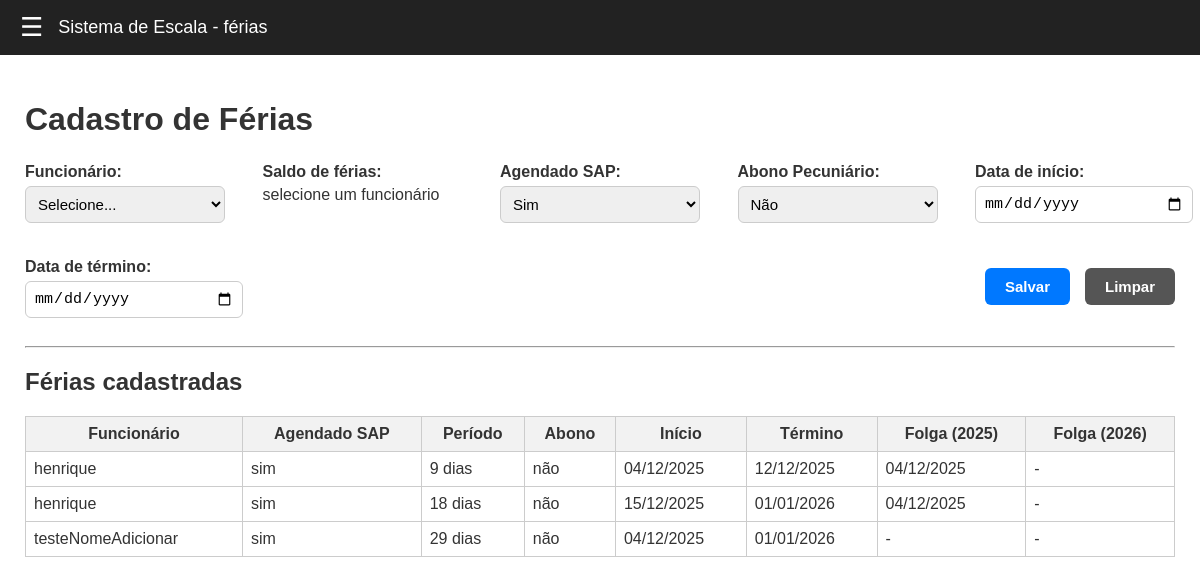
The page / on the database its author committed.
### tables this page shows
CREATE TABLE ferias (
            id INTEGER PRIMARY KEY AUTOINCREMENT,
            funcionario_id INTEGER NOT NULL,
            agendado_sap TEXT CHECK(agendado_sap IN ('sim', 'não')) DEFAULT 'não',
            periodo_dias INTEGER NOT NULL,
            abono_peculiario TEXT CHECK(abono_peculiario IN ('sim', 'não')) DEFAULT 'não',
            data_inicio TEXT NOT NULL,
            data_fim TEXT NOT NULL,
            folga_assiduidade_ano_anterior TEXT,
            folga_assiduidade_ano TEXT,
            cor TEXT,
            FOREIGN KEY (funcionario_id) REFERENCES funcionarios(id)
        );

CREATE TABLE funcionarios (
            id INTEGER PRIMARY KEY AUTOINCREMENT,
            nome TEXT NOT NULL
        );

### routes/ferias_routes.py (the view)
@ferias_bp.route("/")
def pagina_inicial():
    ano_atual = datetime.now().year
    ano_proximo = ano_atual + 1
    funcionarios = listar_funcionarios()
    ferias = listar_ferias(ano_atual, ano_proximo)
    funcionarios_saldo = []
    for f in funcionarios:
        saldo = 30 - total_dias_ferias(f[0])
        funcionarios_saldo.append((f[0], f[1], saldo))
    return render_template(
        "index.html",
        funcionarios=funcionarios_saldo,
        ferias=ferias,
        ano_atual=ano_atual,
        ano_proximo=ano_proximo
    )

### database.py (called while the page is built)
def get_connection():
    return sqlite3.connect(DB_NAME)

### services/ferias_service.py (called while the page is built)
def formatar_data(data_str):
    if not data_str:
        return None
    ano, mes, dia = data_str.split("-")
    return f"{dia}/{mes}/{ano}"

def total_dias_ferias(funcionario_id):
    conn = get_connection()
    cursor = conn.cursor()
    cursor.execute("""
        SELECT SUM(periodo_dias)
        FROM ferias
        WHERE funcionario_id = ?
    """, (funcionario_id,))
    total = cursor.fetchone()[0]
    conn.close()
    return total or 0

### services/funcionario_service.py (called while the page is built)
def listar_funcionarios():
    conn = get_connection()
    cursor = conn.cursor()
    cursor.execute("SELECT id, nome FROM funcionarios ORDER BY nome;")
    dados = cursor.fetchall()
    conn.close()
    return dados

### templates/index.html (shortened to what this page needs)
{% extends "base.html" %}
{% block content %}
<h1>Cadastro de Férias</h1>
<form action="/adicionar-ferias" method="POST" class="form-section" id="formFerias">
    <div class="form-group">
        <label>Funcionário:</label>
        <select name="funcionario_id" id="funcionario_id" required>
            <option value="">Selecione...</option>
        </select>
    </div>
    <div class="form-group">
        <label id="label_saldo">Saldo de férias:</label>
        <span id="span_saldo">selecione um funcionário</span>
    </div>
    <div class="form-group">
        <label>Agendado SAP:</label>
        <select name="agendado_sap" id="agendado_sap">
            <option value="sim">Sim</option>
        </select>
    </div>
    <div class="form-group">
        <label>Abono Pecuniário:</label>
        <select name="abono_peculiario" id="abono_peculiario">
            <option value="não" selected>Não</option>
        </select>
    </div>
    <div class="form-group">
        <label>Data de início:</label>
        <input type="date" name="inicio" id="inicio" required>
    </div>
    <div class="form-group">
        <label>Data de término:</label>
        <input type="date" name="fim" id="fim" required>
    </div>
    <div class="form-buttons">
        <button type="submit" id="btnSubmit" class="btn">Salvar</button>
        <button type="button" class="btn-secondary" onclick="limparFormulario()">Limpar</button>
    </div>
</form>
<hr>
<h2>Férias cadastradas</h2>
<table class="table">
    <tr>
        <th>Funcionário</th>
        <th>Agendado SAP</th>
        <th>Período</th>
        <th>Abono</th>
        <th>Início</th>
        <th>Término</th>
        <th>Folga ({{ ano_atual }})</th>
        <th>Folga ({{ ano_proximo }})</th>
    </tr>
    {% for f in ferias %}
    <tr class="clickable-row"
        onclick="carregarFerias(
            '{{ f[0] }}','{{ f[1] }}','{{ f[3] }}','{{ f[4] }}','{{ f[5] }}',
            '{{ f[10] }}','{{ f[11] }}','{{ f[12] }}','{{ f[13] }}'
        )">
        <td>{{ f[2] }}</td>
        <td>{{ f[3] }}</td>
        <td>{{ f[4] }} dias</td>
        <td>{{ f[5] }}</td>
        <td>{{ f[6] }}</td>
        <td>{{ f[7] }}</td>
        <td>{{ f[8] or '-' }}</td>
        <td>{{ f[9] or '-' }}</td>
    </tr>
    {% endfor %}
</table>
{% endblock %}

### static/styles/styles.css (style rules this page uses)
:root { --cor-fundo-geral: #ffffff; --cor-texto: #333; --cor-topbar-fundo: #222; --cor-topbar-texto: #ffffff; --cor-menu-fundo: #333; --cor-menu-hover: #444; --cor-menu-texto: #ddd; --cor-menu-texto-hover: #fff; --cor-borda-tabela: #999; --cor-header-tabela: #f2f2f2; --cor-botao: #0078ff; --cor-botao-hover: #005fcc; --cor-botao-texto: #fff; --cor-danger: #d9534f; --cor-danger-hover: #c9302c; }
body { margin: 0; font-family: Arial, sans-serif; background: var(--cor-fundo-geral); color: var(--cor-texto); }
table { border-collapse: collapse; width: 100%; margin-top: 20px; }
table th { background: var(--cor-header-tabela); padding: 10px; border: 1px solid var(--cor-borda-tabela); }
table td { padding: 10px; border: 1px solid var(--cor-borda-tabela); }
input[type="text"], input[type="number"], input[type="date"], select { padding: 8px; margin-bottom: 10px; border: 1px solid var(--cor-borda-tabela); border-radius: 4px; width: 250px; }
button { padding: 8px 14px; background: var(--cor-botao); color: var(--cor-botao-texto); border: none; cursor: pointer; border-radius: 4px; }
h1 { color: var(--cor-texto); margin-bottom: 15px; }
h2 { color: var(--cor-texto); }
.btn { grid-column: span 2; padding: 10px; background: var(--primary); color: white; border: none; cursor: pointer; }
.table { width: 100%; border-collapse: collapse; }
.table th, .table td { border: 1px solid #ccc; padding: 8px; }
.form-section { display: flex; justify-content: space-between; align-items: flex-start; gap: 25px; width: 100%; flex-wrap: nowrap; padding: 10px 0; }
.form-group { display: flex; flex-direction: column; min-width: 150px; max-width: 200px; }
.form-group label { font-weight: bold; margin-bottom: 5px; }
.form-group input, .form-group select { padding: 8px; border: 1px solid #ccc; border-radius: 6px; font-size: 15px; width: 100%; }
.form-buttons { display: flex; gap: 15px; align-items: center; margin-top: 10px; }
.form-buttons button { padding: 10px 20px; font-weight: bold; border-radius: 6px; font-size: 15px; }
.btn { background: #0078ff; color: white; border: none; }
.btn-secondary { background: #555; color: white; }
@media (max-width: 1200px) { .form-section { flex-wrap: wrap; } }
@media (max-width: 1200px) { .form-group { width: calc(50% - 20px); } }

### rows shown on the page
ferias: nome "henrique", agendado_sap "sim", periodo_dias "9", abono_peculiario "não", data_inicio "04/12/2025", data_fim "12/12/2025", f "-"
ferias: nome "henrique", agendado_sap "sim", periodo_dias "18", abono_peculiario "não", data_inicio "15/12/2025", data_fim "01/01/2026", f "04/12/2025", f "-"
ferias: nome "testeNomeAdicionar", agendado_sap "sim", periodo_dias "29", abono_peculiario "não", data_inicio "04/12/2025", data_fim "01/01/2026", f "-"
